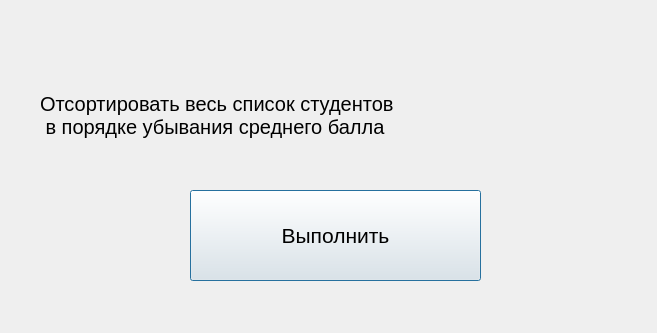
<?xml version="1.0" encoding="UTF-8"?>
<ui version="4.0">
 <class>Task1</class>
 <widget class="QDialog" name="Task1">
  <property name="geometry">
   <rect>
    <x>0</x>
    <y>0</y>
    <width>657</width>
    <height>333</height>
   </rect>
  </property>
  <property name="windowTitle">
   <string>Dialog</string>
  </property>
  <widget class="QLabel" name="label">
   <property name="geometry">
    <rect>
     <x>40</x>
     <y>-40</y>
     <width>571</width>
     <height>311</height>
    </rect>
   </property>
   <property name="font">
    <font>
     <pointsize>15</pointsize>
    </font>
   </property>
   <property name="text">
    <string>Отсортировать весь список студентов
 в порядке убывания среднего балла</string>
   </property>
  </widget>
  <widget class="QPushButton" name="pushButton">
   <property name="geometry">
    <rect>
     <x>190</x>
     <y>190</y>
     <width>291</width>
     <height>91</height>
    </rect>
   </property>
   <property name="font">
    <font>
     <pointsize>16</pointsize>
    </font>
   </property>
   <property name="text">
    <string>Выполнить</string>
   </property>
  </widget>
 </widget>
 <resources/>
 <connections/>
</ui>
